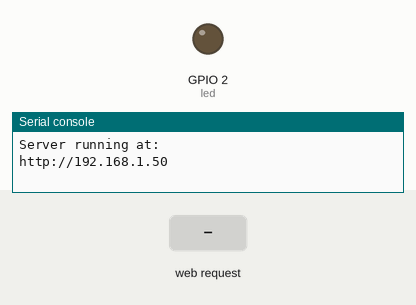
Simulated run of this program. Board: ESP32 board running MicroPython. On the bench: output pins drawn as LEDs (lit = HIGH), the last lines printed to the serial console. The test bench sets the inputs (shaded band). WiFi joins after 1.5 s.

Above: at 2.7 s.
2.8 s: HTTP request GET /on received
At 4.0 s:
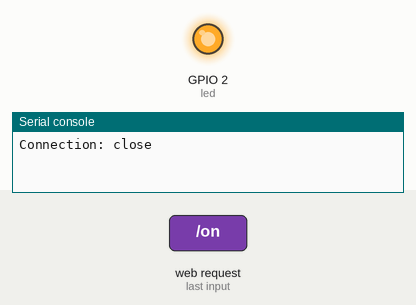
4.3 s: HTTP request GET /off received
At 5.3 s:
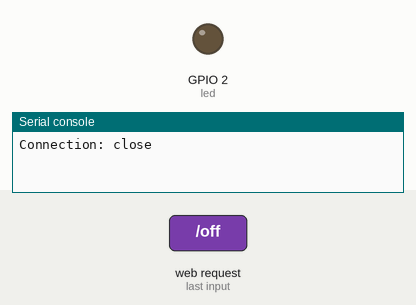
Timing chart, 0 to 7.3 s (numbered marks = the images above; inputs shaded):
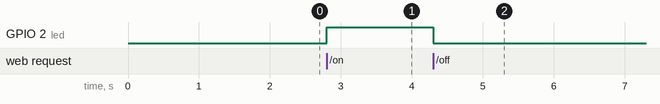

The program:

main.py
```python
import network
import socket
from machine import Pin

# LED setup (GPIO2 is onboard LED on most ESP32 boards)
led = Pin(2, Pin.OUT)

# Wi-Fi connect
wifi = network.WLAN(network.STA_IF)
wifi.active(True)

wifi.connect("WIFI_NAME", "your_password")

print("Connecting to WiFi...")

while not wifi.isconnected():
    pass

print("Connected!")
print(wifi.ifconfig())

ip = wifi.ifconfig()[0]

# Socket server
addr = socket.getaddrinfo('0.0.0.0', 80)[0][-1]
server = socket.socket()
server.bind(addr)
server.listen(5)

print("Server running at:")
print("http://{}".format(ip))


# HTML UI (with inline CSS)
def web_page():
    led_state = "ON" if led.value() else "OFF"

    html = f"""
    <!DOCTYPE html>
    <html>
    <head>
        <title>ESP32 Control Panel</title>
        <meta name="viewport" content="width=device-width, initial-scale=1">

        <style>
            body {{
                font-family: Arial;
                text-align: center;
                background: #0f172a;
                color: white;
                margin-top: 50px;
            }}

            h1 {{
                color: #38bdf8;
            }}

            .btn {{
                padding: 15px 30px;
                font-size: 20px;
                margin: 10px;
                border: none;
                border-radius: 10px;
                cursor: pointer;
            }}

            .on {{
                background: #22c55e;
                color: white;
            }}

            .off {{
                background: #ef4444;
                color: white;
            }}

            .card {{
                background: #1e293b;
                padding: 20px;
                border-radius: 15px;
                display: inline-block;
            }}
        </style>
    </head>

    <body>

        <div class="card">
            <h1>ESP32 Web Control</h1>
            <p>LED Status: <b>{led_state}</b></p>

            <a href="/on"><button class="btn on">TURN ON</button></a>
            <a href="/off"><button class="btn off">TURN OFF</button></a>
        </div>

    </body>
    </html>
    """
    return html


# Server loop
while True:
    client, addr = server.accept()
    print("Client:", addr)

    request = client.recv(1024).decode()

    print(request)

    if "/on" in request:
        led.value(1)

    if "/off" in request:
        led.value(0)

    response = web_page()

    client.send("HTTP/1.1 200 OK\n")
    client.send("Content-Type: text/html\n")
    client.send("Connection: close\n\n")
    client.send(response)

    client.close()
```

Measured:
- after the input at 2.8 s, GPIO 2 (led): LOW → HIGH at once
- after the input at 4.3 s, GPIO 2 (led): HIGH → LOW at once
